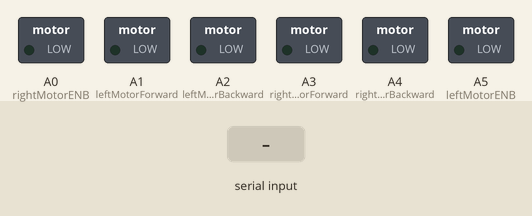
Simulated run of this sketch. Board: Arduino Uno, built with avr-gcc and run on an emulated ATmega328P. Shown: switched loads named in the sketch (green lamp = pin HIGH). Inputs (shaded band) come from the test bench. What the sketch prints to the serial monitor is not drawn.

Above: at 1.2 s.
1.3 s: "f" received over the second serial link
At 1.6 s:
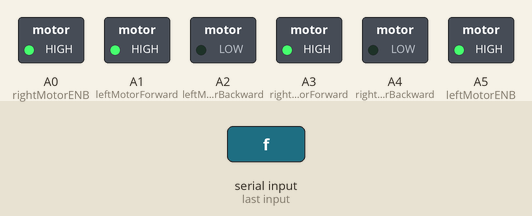
2.8 s: "b" received over the second serial link
At 4.0 s:
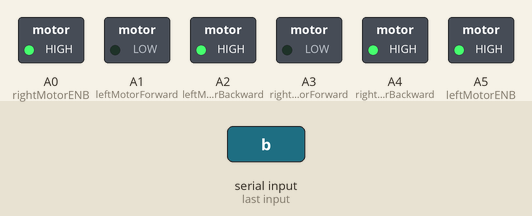
4.3 s: "l" received over the second serial link
At 5.1 s:
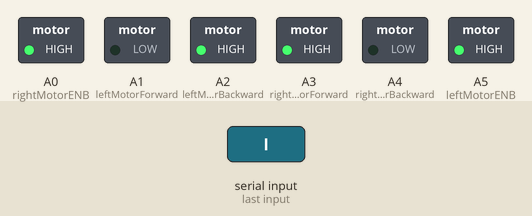
Timing chart, 0 to 7.3 s (numbered marks = the images above; inputs shaded):
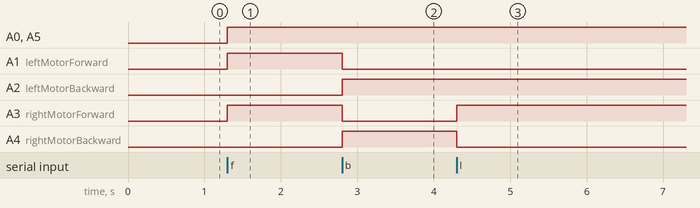

Measured:
- after the input at 1.3 s, A0 (rightMotorENB), A1 (leftMotorForward), A3 (rightMotorForward), A5 (leftMotorENB): LOW → HIGH at once
- after the input at 2.8 s, A1 (leftMotorForward), A3 (rightMotorForward): HIGH → LOW at once; A2 (leftMotorBackward), A4 (rightMotorBackward): LOW → HIGH at once
- after the input at 4.3 s, A3 (rightMotorForward): LOW → HIGH at once; A4 (rightMotorBackward): HIGH → LOW at once

The sketch:

mars.ino
```cpp
#include <Wire.h>
#include <MPU6050.h>
#include <SoftwareSerial.h>

SoftwareSerial mySerial(19, 18);
MPU6050 mpu;

// Timers
unsigned long timer = 0;
float timeStep = 0.01;

// Pitch, Roll and Yaw values
float pitch = 0;
float roll = 0;
float yaw = 0;


int leftMotorForward = A1;
int leftMotorBackward = A2;
int rightMotorForward = A3;
int rightMotorBackward = A4;

int rightMotorENB = A0;
int leftMotorENB = A5;
void setup() {
  Serial.begin(9600);
   mySerial.begin(4800);
  mySerial.println("Hello, world?");
    pinMode(leftMotorForward, OUTPUT);
  pinMode(rightMotorForward, OUTPUT);
  pinMode(leftMotorBackward, OUTPUT);
  pinMode(rightMotorBackward, OUTPUT);

  pinMode(leftMotorENB, OUTPUT);
  pinMode(rightMotorENB, OUTPUT);

  // Initialize MPU6050
  while(!mpu.begin(MPU6050_SCALE_2000DPS, MPU6050_RANGE_2G))
  {
    Serial.println("Could not find a valid MPU6050 sensor, check wiring!");
    delay(500);
  }


  mpu.calibrateGyro();


  mpu.setThreshold(3);
  Serial.print("hello");
}

void loop() {
//gyro();

 if (mySerial.available() > 0) {
   int inByte = mySerial.read();
   Serial.print(inByte);{
    if (inByte=='f')
{Serial.print("hi");
  MotorForward();}
else if(inByte=='b')
{MotorBackward();}
else if(inByte=='l')
{TurnLeft();}
else if(Serial.read()=="rt")
{TurnRight();}
else if(Serial.read()=="sp")
{MotorStop();}}}
}
void gyro()
{
   timer = millis();

  Vector norm = mpu.readNormalizeGyro();

  pitch = pitch + norm.YAxis * timeStep;
  roll = roll + norm.XAxis * timeStep;
  yaw = yaw + norm.ZAxis * timeStep;

//  Serial.print(" Pitch = ");
  //Serial.print(pitch);
  //Serial.print(" Roll = ");
  //Serial.print(roll);
  Serial.print(" Yaw = ");
  Serial.println(yaw);

  delay((timeStep*1000) - (millis() - timer));
}
void straight()
{
   {if ( yaw <= 1 && yaw >= -1 ) {  MotorStop(); }
  else if ( yaw >1 ) { TurnRight(); }

  else {TurnLeft(); }}
}
void rightangle()
{
 {if ( yaw >= -91 && yaw <= -89) {  MotorStop(); }
  else {
    if ( yaw  >-89) { TurnRight(); }

  else {TurnLeft(); }}}
}
void leftangle()
{
 {if ( yaw >= 91 && yaw <= 89) {  MotorStop(); }
  else {
    if ( yaw < 89) { TurnLeft(); }

  else {TurnRight(); }}}
}
void MotorForward(void)
{
  digitalWrite(leftMotorENB,HIGH);
  digitalWrite(rightMotorENB,HIGH);
  digitalWrite(leftMotorForward,HIGH);
  digitalWrite(rightMotorForward,HIGH);
  digitalWrite(leftMotorBackward,LOW);
  digitalWrite(rightMotorBackward,LOW);
}

void MotorBackward(void)
{
  digitalWrite(leftMotorENB,HIGH);
  digitalWrite(rightMotorENB,HIGH);
  digitalWrite(leftMotorBackward,HIGH);
  digitalWrite(rightMotorBackward,HIGH);
  digitalWrite(leftMotorForward,LOW);
  digitalWrite(rightMotorForward,LOW);
}

void TurnLeft(void)
{
  digitalWrite(leftMotorENB,100);
  digitalWrite(rightMotorENB,100);
  digitalWrite(leftMotorForward,LOW);
  digitalWrite(rightMotorForward,HIGH);
  digitalWrite(rightMotorBackward,LOW);
  digitalWrite(leftMotorBackward,HIGH);
}

void TurnRight(void)
{
  digitalWrite(leftMotorENB,100);
  digitalWrite(rightMotorENB,100);
  digitalWrite(leftMotorForward,HIGH);
  digitalWrite(rightMotorForward,LOW);
  digitalWrite(rightMotorBackward,HIGH);
  digitalWrite(leftMotorBackward,LOW);
}

void MotorStop(void)
{
  digitalWrite(leftMotorENB,100);
  digitalWrite(rightMotorENB,100);
  digitalWrite(leftMotorForward,LOW);
  digitalWrite(leftMotorBackward,LOW);
  digitalWrite(rightMotorForward,LOW);
  digitalWrite(rightMotorBackward,LOW);
}
```
